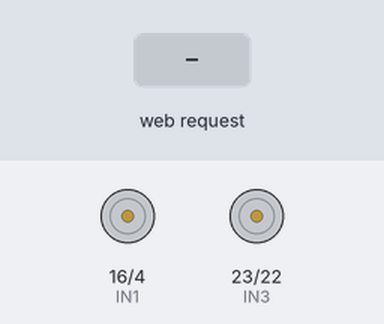
Simulated run of this sketch. Board: ESP32. Shown: motor-driver pin pairs drawn as motors (green arrow = first pin HIGH = forward, orange = second pin HIGH = backward, longer = more drive, scaled by the enable pin). Inputs (shaded band) come from the test bench. WiFi joins after 1.5 s; servers stay silent unless stated; what the sketch prints to the serial monitor is not drawn.

Above: at 2.7 s.
2.8 s: HTTP request GET /FORWARD received
At 3.2 s:
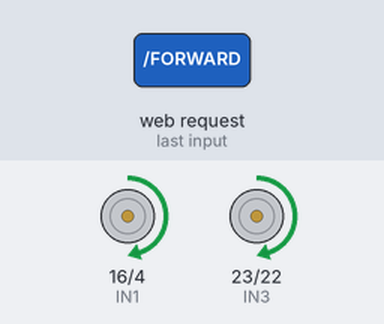
4.3 s: HTTP request GET /BACKWARD received
At 5.5 s:
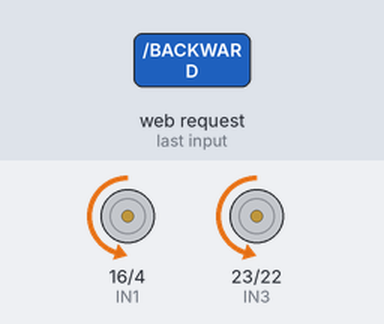
5.8 s: HTTP request GET /LEFT received
At 6.6 s:
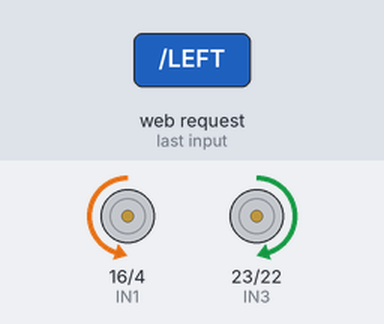
7.3 s: HTTP request GET /RIGHT received
At 7.8 s:
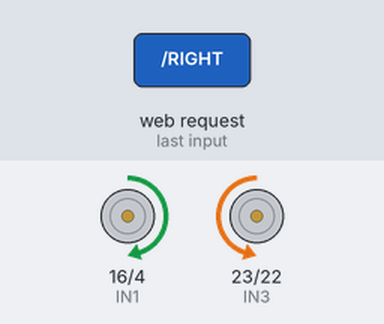
Timing chart, 0 to 9.8 s (numbered marks = the images above; inputs shaded):
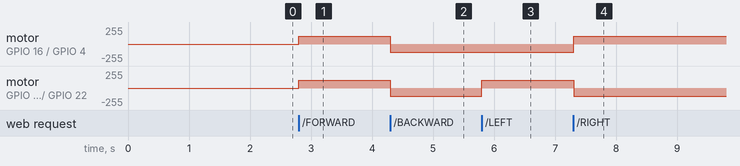

Measured:
- after the input at 2.8 s, motor on GPIO 16 (IN1) / GPIO 4 (IN2), motor on GPIO 23 (IN3) / GPIO 22 (IN4): stopped → forward 120/255 at once
- after the input at 4.3 s, motor on GPIO 16 (IN1) / GPIO 4 (IN2), motor on GPIO 23 (IN3) / GPIO 22 (IN4): forward 120/255 → backward 120/255 at once
- after the input at 5.8 s, motor on GPIO 23 (IN3) / GPIO 22 (IN4): backward 120/255 → forward 120/255 at once
- after the input at 7.3 s, motor on GPIO 16 (IN1) / GPIO 4 (IN2): backward 120/255 → forward 120/255 at once; motor on GPIO 23 (IN3) / GPIO 22 (IN4): forward 120/255 → backward 120/255 at once

The sketch:

espCode.ino
```cpp
#include <WiFi.h>

// ---- WiFi credentials ----
const char* ssid = "YOUR_WIFI_NAME";
const char* password = "YOUR_WIFI_PASSWORD";

// ---- L298N pin definitions (updated wiring) ----
#define IN1 16
#define IN2 4
#define IN3 23
#define IN4 22
#define ENA 17
#define ENB 21

// ---- Speed settings (0-255) ----
int LEFT_SPEED = 120;    // corresponds to ENA side motor
int RIGHT_SPEED = 120;   // corresponds to ENB side motor
const int TURN_SPEED = 120;

WiFiServer server(80);

void setup() {
  Serial.begin(115200);

  pinMode(IN1, OUTPUT);
  pinMode(IN2, OUTPUT);
  pinMode(IN3, OUTPUT);
  pinMode(IN4, OUTPUT);
  pinMode(ENA, OUTPUT);
  pinMode(ENB, OUTPUT);

  stopMotors();

  WiFi.begin(ssid, password);
  Serial.print("Connecting to WiFi");
  while (WiFi.status() != WL_CONNECTED) {
    delay(500);
    Serial.print(".");
  }
  Serial.println();
  Serial.print("Connected! ESP32 IP address: ");
  Serial.println(WiFi.localIP());  // <-- this IP goes into your Python script

  server.begin();
}

void loop() {
  WiFiClient client = server.available();
  if (!client) return;

  String request = client.readStringUntil('\r');
  client.flush();

  request.trim();
  Serial.print("Command received: ");
  Serial.println(request);

  if (request.indexOf("FORWARD") >= 0) {
    moveForward();
  } else if (request.indexOf("BACKWARD") >= 0) {
    moveBackward();
  } else if (request.indexOf("LEFT") >= 0) {
    turnLeft();
  } else if (request.indexOf("RIGHT") >= 0) {
    turnRight();
  } else if (request.indexOf("STOP") >= 0) {
    stopMotors();
  }

  client.println("HTTP/1.1 200 OK");
  client.println("Content-Type: text/plain");
  client.println();
  client.println("OK");
  client.stop();
}

// ---- Motor control functions ----

void moveForward() {
  digitalWrite(IN1, HIGH);
  digitalWrite(IN2, LOW);
  digitalWrite(IN3, HIGH);
  digitalWrite(IN4, LOW);
  analogWrite(ENA, LEFT_SPEED);
  analogWrite(ENB, RIGHT_SPEED);
}

void moveBackward() {
  digitalWrite(IN1, LOW);
  digitalWrite(IN2, HIGH);
  digitalWrite(IN3, LOW);
  digitalWrite(IN4, HIGH);
  analogWrite(ENA, LEFT_SPEED);
  analogWrite(ENB, RIGHT_SPEED);
}

void turnLeft() {
  // left motor reverse, right motor forward -> pivot left
  digitalWrite(IN1, LOW);
  digitalWrite(IN2, HIGH);
  digitalWrite(IN3, HIGH);
  digitalWrite(IN4, LOW);
  analogWrite(ENA, TURN_SPEED);
  analogWrite(ENB, TURN_SPEED);
}

void turnRight() {
  // right motor reverse, left motor forward -> pivot right
  digitalWrite(IN1, HIGH);
  digitalWrite(IN2, LOW);
  digitalWrite(IN3, LOW);
  digitalWrite(IN4, HIGH);
  analogWrite(ENA, TURN_SPEED);
  analogWrite(ENB, TURN_SPEED);
}

void stopMotors() {
  digitalWrite(IN1, LOW);
  digitalWrite(IN2, LOW);
  digitalWrite(IN3, LOW);
  digitalWrite(IN4, LOW);
  analogWrite(ENA, 0);
  analogWrite(ENB, 0);
}
```
